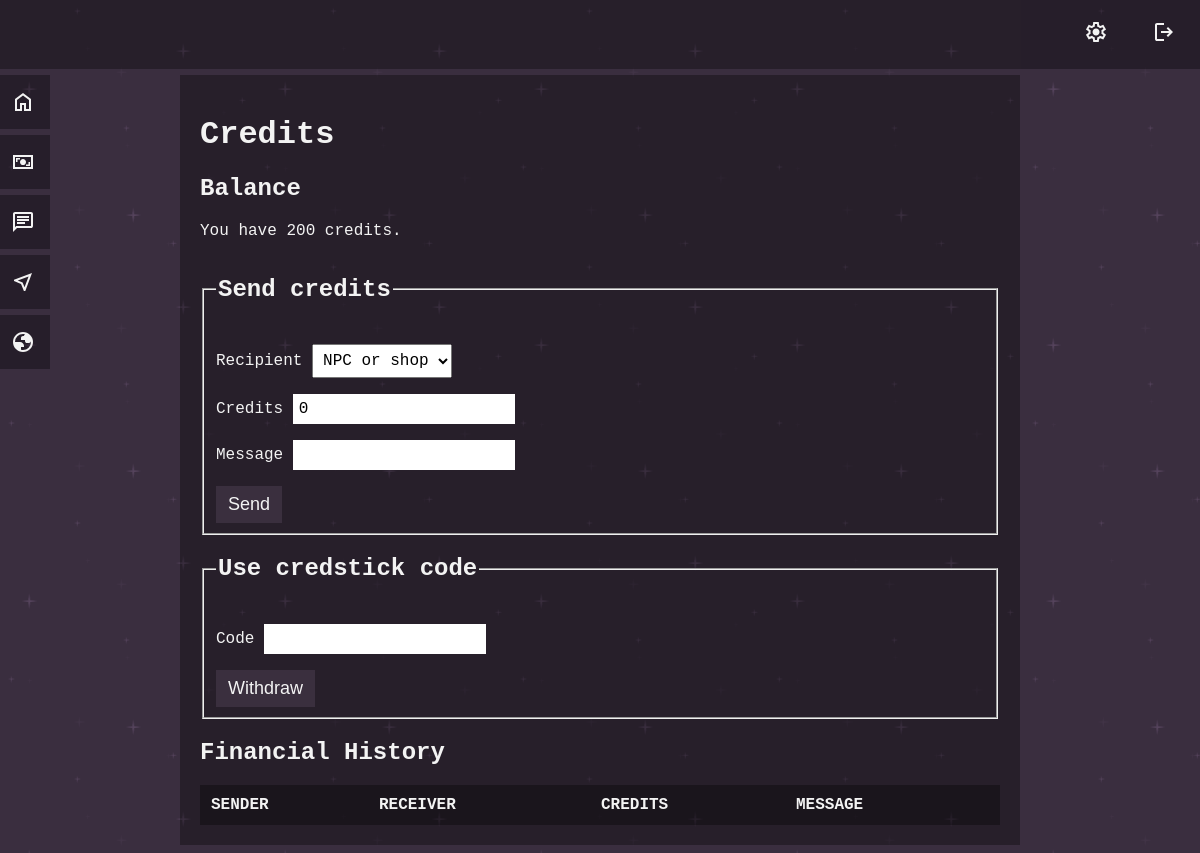
/credits (signed in), run on an earlier commit of the app's database.
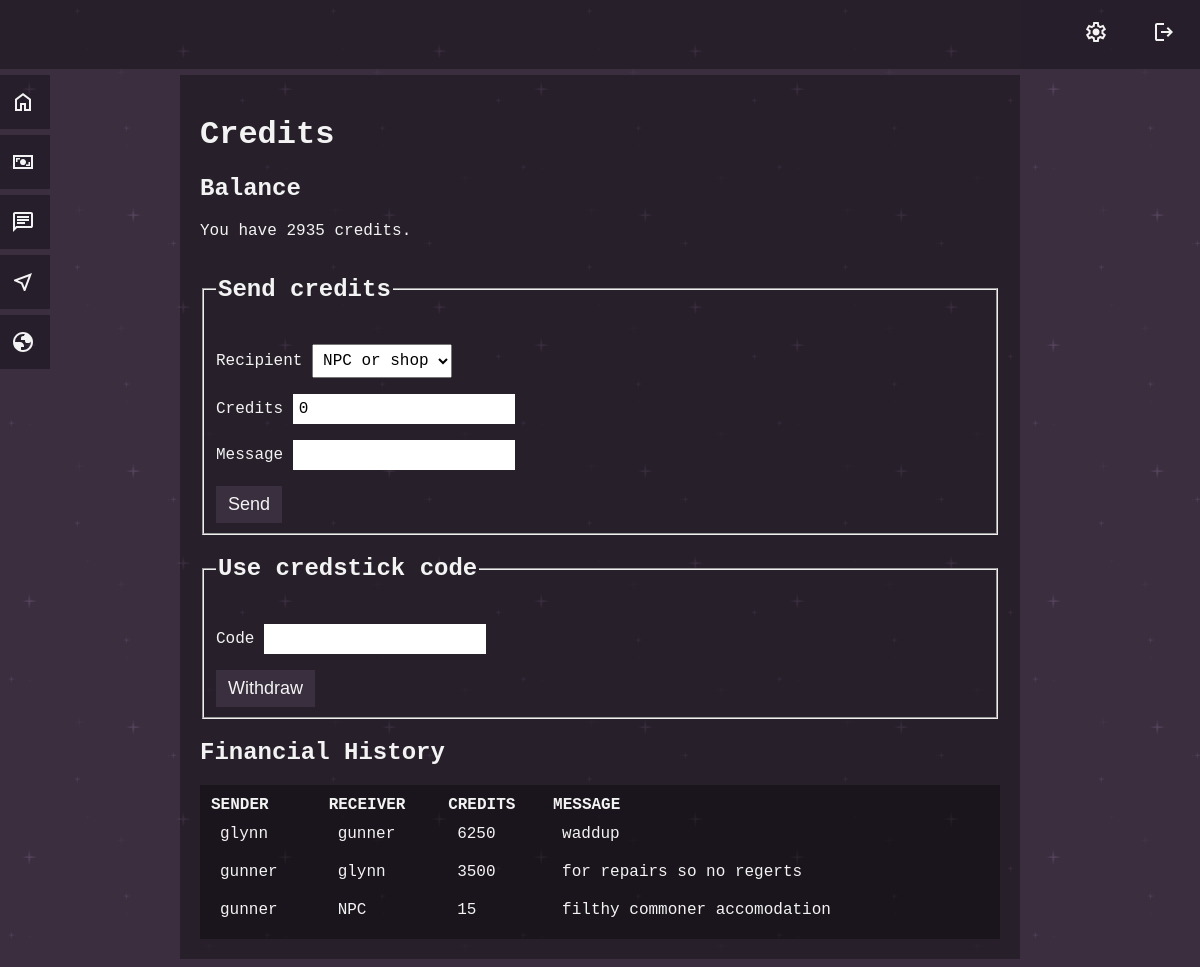
And on a later commit of the database.
### tables this page shows
CREATE TABLE users (
id INTEGER PRIMARY KEY AUTOINCREMENT NOT NULL,
username TEXT NOT NULL UNIQUE,
hash TEXT NOT NULL,
admin INTEGER DEFAULT 0,
credits INTEGER DEFAULT 0, campaign INTEGER);

CREATE TABLE financehistory (
id INTEGER PRIMARY KEY AUTOINCREMENT UNIQUE NOT NULL,
isfrom TEXT NOT NULL,
isto TEXT NOT NULL,
value INTEGER,
message TEXT
);

### app.py (the view)
@app.route("/credits")
@login_required
def credits():
    credits_balance = db.execute("SELECT credits FROM users WHERE id = ?", session["user_id"])[0]["credits"]
    user_campaign = db.execute("SELECT campaign FROM users WHERE id = ?", session['user_id'])[0]['campaign']
    send_list = db.execute("SELECT username FROM users WHERE campaign = ? AND NOT id = ?", user_campaign, session['user_id'])
    current_username = db.execute("SELECT username FROM users WHERE id = ?", session['user_id'])[0]['username']
    finance_history = db.execute("SELECT * FROM financehistory WHERE isfrom = ? OR isto = ? ORDER BY id", current_username, current_username)
    return render_template("credits.html", credits_balance=credits_balance, send_list=send_list, finance_history=finance_history)

### app.py (called while the page is built)
@app.context_processor
def inject_admin_status():
    admin_status = session.get("admin", 0)
    return dict(admin=admin_status)

@app.after_request
def after_request(response):
    response.headers["Cache-Control"] = "no-cache, no-store, must-revalidate"
    response.headers["Expires"] = 0
    response.headers["Pragma"] = "no-cache"
    return response

### helpers.py (called while the page is built)
def login_required(f):
    @wraps(f)
    def decorated_function(*args, **kwargs):
        if session.get("user_id") is None:
            return redirect("/login")
        return f(*args, **kwargs)
    return decorated_function

### templates/credits.html (shortened to what this page needs)
{% extends "layout.html" %}
{% block main %}
<h1>Credits</h1>
<h2>Balance</h2>
<p>You have {{ credits_balance }} credits.</p>
<form action="/credits_send" method="post">
    <fieldset>
        <legend>
            <h2>Send credits</h2>
        </legend>
        <p>
            <label for="credits_send_recipient">Recipient</label>
            <select name="send_credits_to" id="credits_send_recipient">
                <option value="NPC" selected>NPC or shop</option>
            </select>
        </p>
        <p>
            <label for="credits_send_amount">Credits</label>
            <input type="number" name="send_credits_amount" min="1" value="0" id="credits_send_amount" />
        </p>
        <p>
            <label for="credits_send_message">Message</label>
            <input type="text" name="send_credits_note" id="credits_send_message" />
        </p>
        <div>
            <button type="submit" class="ui_button" id="credits_send_button">Send</button>
        </div>
    </fieldset>
</form>
<form action="/credits_receive" method="post">
    <fieldset>
        <legend>
            <h2>Use credstick code</h2>
        </legend>
        <div>
            <p>
                <label for="credstick_code">Code</label>
                <input type="text" name="input_credstick_code" id="credstick_code" />
            </p>
            <div>
                <button type="submit" class="ui_button" id="credstick_button">Withdraw</button>
            </div>
        </div>
    </fieldset>
</form>
<h2>Financial History</h2>
<table class="dark_table">
    <thead>
        <tr>
            <th>SENDER</th>
            <th>RECEIVER</th>
            <th>CREDITS</th>
            <th>MESSAGE</th>
        </tr>
    </thead>
    <tbody>
        {% for line in finance_history %}
        <tr>
            <td>{{ line.isfrom }}</td>
            <td>{{ line.isto }}</td>
            <td>{{ line.value }}</td>
            <td>{{ line.message }}</td>
        </tr>
        {% endfor %}
    </tbody>
</table>
{% endblock %}

What changed in the data, as far as the page shows it:
now on this page (row edited): users: credits "2935"
added financehistory: isfrom "glynn", isto "gunner", value "6250", message "waddup"
added financehistory: isfrom "gunner", isto "glynn", value "3500", message "for repairs so no regerts"
added financehistory: isfrom "gunner", isto "NPC", value "15", message "filthy commoner accomodation"
Also different on the page:
{{ credits_balance }}: "200" → (not shown)
